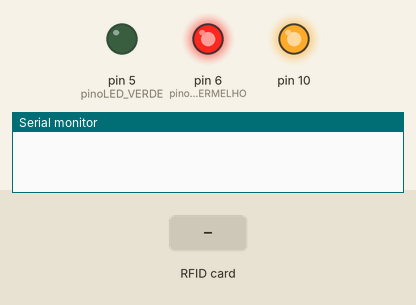
Recording of a sketch running on a simulated Arduino Uno, built with avr-gcc and run on an emulated ATmega328P. Parts: output pins drawn as LEDs (lit = HIGH), the last lines printed to the serial monitor. Dashed ring = blinking. The inputs (shaded band) are chosen by the test bench.

Above: at 1.2 s.
1.3 s: RFID card 5E 7A 19 C4 held to the reader
At 2.0 s:
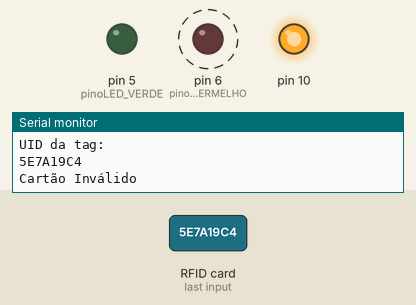
4.4 s: RFID card 63 87 FC 94 held to the reader
At 6.2 s:
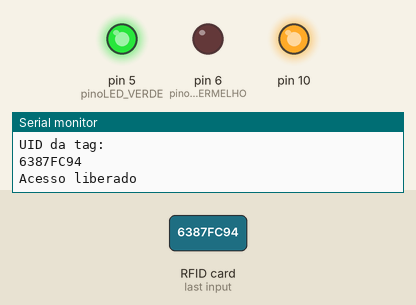
Timing chart, 0 to 16.8 s (numbered marks = the images above; inputs shaded):
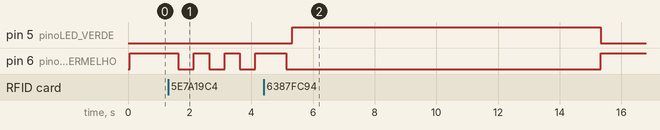

The sketch:

pratica_1.ino
```cpp
#include <SPI.h>
#include <MFRC522.h>

//Definição dos pinos de conexão do projeto
#define PINO_SS 9
#define PINO_RST 8
#define pinoLED_VERMELHO 6
#define pinoLED_VERDE 5
#define pinoBUZZ 13
int tentativas = 0;

//63 87 FC 94      23 8A B6 94

//Cria o item para configurar o módulo RC522
MFRC522 mfrc522(PINO_SS, PINO_RST);

void setup(){
  Serial.begin(9600); // Inicializa a serial
  SPI.begin();// Inicializa a comunicação SPI
  mfrc522.PCD_Init(); // Inicializa o módulo MFRC522
  pinMode(pinoLED_VERMELHO, OUTPUT);
  pinMode(pinoLED_VERDE, OUTPUT);
  pinMode(pinoBUZZ, OUTPUT);
  digitalWrite(pinoLED_VERMELHO, HIGH);
}

void loop(){
  String tagLida= ""; //Cria uma variável vazia, do tipo string
  if(mfrc522.PICC_IsNewCardPresent() && mfrc522.PICC_ReadCardSerial()) {
    Serial.println("UID da tag: "); // Mostra UID do token na serial
    for(byte i = 0; i < mfrc522.uid.size; i++){
      //tagLida.concat(String(mfrc522.uid.uidByte[i] < 0x10 ? " 0" : " "));
      tagLida.concat(String(mfrc522.uid.uidByte[i], HEX));
    }
    tagLida.toUpperCase();
    Serial.println(tagLida);// Printa a mensagem convertida em hexadecimal
    if(tagLida == "6387FC94"){  // Libera o acesso
      tentativas = 0;
      digitalWrite(pinoLED_VERMELHO, LOW);
      delay(200);
      Serial.println("Acesso liberado");
      digitalWrite(pinoLED_VERDE, HIGH);
      delay(10000);
      digitalWrite(pinoLED_VERDE, LOW);
      digitalWrite(pinoLED_VERMELHO, HIGH);
    } else{
      Serial.println("Cartão Inválido");
        tentativas += 1;
        if(tentativas >= 5){
          Serial.println("SISTEMA BLOQUEADO");
          digitalWrite(pinoBUZZ, HIGH);
          for(int i=0; i<30; i++){ // led piscando por 30 segundos
            digitalWrite(pinoLED_VERMELHO, LOW);
            delay(500);
            digitalWrite(pinoLED_VERMELHO, HIGH);
            delay(500);
          }
          digitalWrite(pinoBUZZ, LOW);
          tentativas=0;
        } else{
          for(int i=0; i<3; i++){
            digitalWrite(pinoLED_VERMELHO, LOW);
            delay(500);
            digitalWrite(pinoLED_VERMELHO, HIGH);
            delay(500);
          }
        }
    }
  }

  delay(500);
}
```

Measured:
- after the input at 1.3 s, pin 6 (pinoLED_VERMELHO): alternates HIGH for 0.50 s and LOW for 0.50 s, starting after 0.33 s
- after the input at 4.4 s, pin 5 (pinoLED_VERDE): LOW → HIGH after 0.93 s, → LOW 10.0 s later; pin 6 (pinoLED_VERMELHO): HIGH → LOW after 0.73 s, → HIGH 10.2 s later
